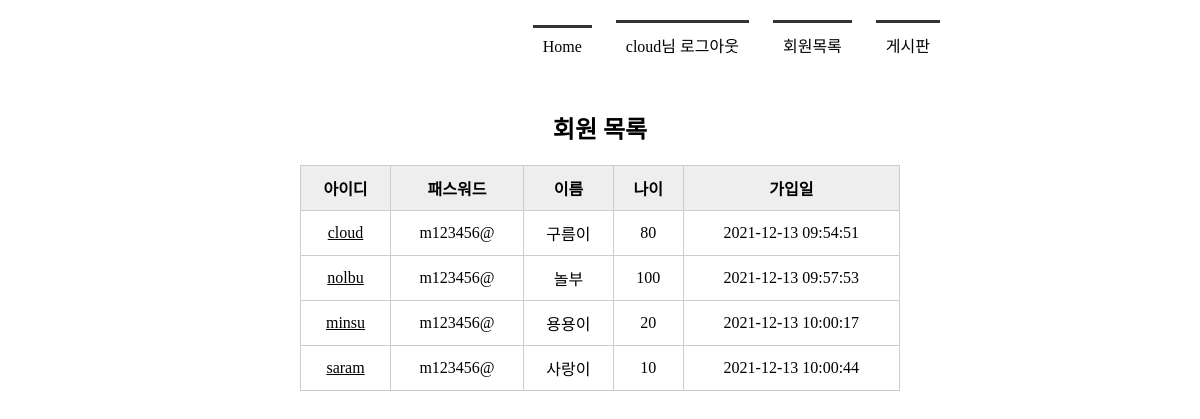
The page /memberlist/ (signed in) on the database its author committed.
### tables this page shows
CREATE TABLE member(
    mid         CHAR(5)         PRIMARY KEY,           
    passwd      CHAR(8)         NOT NULL,
    name        TEXT            NOT NULL,
    age         INTEGER,
    regDate     TIMESTAMP DATE DEFAULT(datetime('now', 'localtime'))
          );

### app.py (the view)
@app.route('/memberlist/')
def memberlist():
    conn = getconn()
    cur = conn.cursor()
    sql = "SELECT * FROM member"
    cur.execute(sql)
    rs = cur.fetchall()     #db에서 가져온 데이터
    conn.close()
    return render_template('memberlist.html', rs=rs)    #받은 db를 다시 html로 보냄

### app.py (called while the page is built)
def getconn():
    conn = sqlite3.connect('./memberdb.db')
    return conn

### templates/memberlist.html (shortened to what this page needs)
<!DOCTYPE html>
<html lang="en">
<head>
    <link rel = "stylesheet" href="{{ url_for('static', filename='css/style.css') }}">
</head>
<body>
    <div id ="container">
        {% include 'navbar.html' %}
        <section>
            <h1>회원 목록</h1>
            <table>
                <tr>
                    <th>아이디</th>
                    <th>패스워드</th>
                    <th>이름</th>
                    <th>나이</th>
                    <th>가입일</th>
                </tr>
                {% for i in rs %}
                <tr>
                    <td><a href = "{{ url_for('member_view', id = i[0]) }}">{{ i[0] }}</a></td>
                    <td>{{ i[1] }}</td>
                    <td>{{ i[2] }}</td>
                    <td>{{ i[3] }}</td>
                    <td>{{ i[4] }}</td>
                </tr>
                {% endfor %}
            </table>
        </section>
    </div>
</body>
</html>

### templates/navbar.html
<header>
    <nav>
        <ul>
            {% if session %}
            <li><a href = "{{ url_for('index') }}">Home</a></li>
            <li><a href = "{{ url_for('logout') }}">{{ session['userID'] }}님 로그아웃</a></li>
            <li><a href = "{{ url_for('memberlist') }}">회원목록</a></li>
            <li><a href = "{{ url_for('boardlist') }}">게시판</a></li>
            {% else %}
            <li><a href = "{{ url_for('index') }}">Home</a></li>
            <li><a href = "{{ url_for('login') }}">로그인</a></li>
            <li><a href = "{{ url_for('register') }}">회원가입</a></li>
            <li><a href = "{{ url_for('boardlist') }}">게시판</a></li>
            {% endif %}
        </ul>
    </nav>
</header>

### static/css/style.css (style rules this page uses)
* { margin: 0; padding:0; }
#container { width: 1000px; margin: 10px auto; }
header { height: 100px; }
nav ul { list-style:none; text-align: right; margin-right: 150px; }
nav ul li { display: inline-block; padding: 10px; margin: 10px; border-top: 3px solid #333; padding-top:10px; }
nav ul li a { text-decoration: none; color: black }
section { text-align: center; }
section table { width : 600px; border-collapse: collapse; }
section h1 { margin-bottom: 20px; }
section table, th, td { border: 1px solid #ccc; margin: 0 auto; padding: 10px; }
section table th { background-color: #eee }
section table a { color: black }

### rows shown on the page
member: userID "cloud", mid "cloud", passwd "m123456@", name "구름이", age "80", regDate "2021-12-13 09:54:51"
member: mid "nolbu", passwd "m123456@", name "놀부", age "100", regDate "2021-12-13 09:57:53"
member: mid "minsu", passwd "m123456@", name "용용이", age "20", regDate "2021-12-13 10:00:17"
member: mid "saram", passwd "m123456@", name "사랑이", age "10", regDate "2021-12-13 10:00:44"
